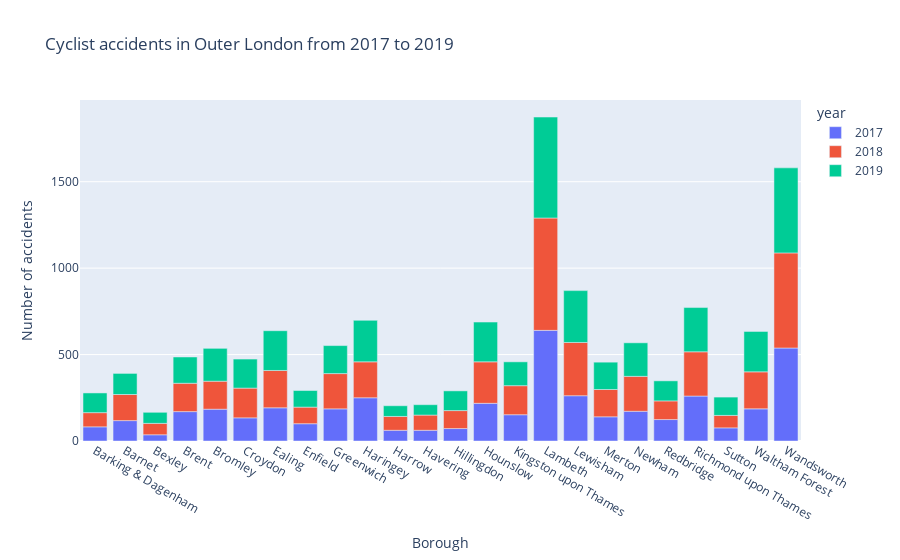

Notebook code for this chart:
### Code cell
df1 = accidents_totalcycle_outer

fig = px.bar(df1,
             x="borough",
             y="total_accidents",
             color="year",
             labels={"borough": "Borough",
                     "total_accidents": "Number of accidents"},
             title="Cyclist accidents in Outer London from 2017 to 2019")
fig.show()

### Figure 1 — Plotly figure (JSON) as saved in the notebook; plotly's stock layout.template omitted (floating-point values rounded to 4 significant figures)
{"data": [{"alignmentgroup": "True", "hovertemplate": "year=2017<br>Borough=%{x}<br>Number of accidents=%{y}<extra></extra>", "legendgroup": "2017", "marker": {"color": "#636efa"}, "name": "2017", "offsetgroup": "2017", "orientation": "v", "showlegend": true, "textposition": "auto", "type": "bar", "x": ["Barking & Dagenham", "Barnet", "Bexley", "Brent", "Bromley", "Croydon", "Ealing", "Enfield", "Greenwich", "Haringey", "Harrow", "Havering", "Hillingdon", "Hounslow", "Kingston upon Thames", "Lambeth", "Lewisham", "Merton", "Newham", "Redbridge", "Richmond upon Thames", "Sutton", "Waltham Forest", "Wandsworth"], "xaxis": "x", "y": [82, 118, 36, 170, 184, 134, 192, 100, 186, 250, 62, 62, 72, 218, 152, 640, 262, 140, 172, 124, 260, 76, 186, 538], "yaxis": "y"}, {"alignmentgroup": "True", "hovertemplate": "year=2018<br>Borough=%{x}<br>Number of accidents=%{y}<extra></extra>", "legendgroup": "2018", "marker": {"color": "#EF553B"}, "name": "2018", "offsetgroup": "2018", "orientation": "v", "showlegend": true, "textposition": "auto", "type": "bar", "x": ["Barking & Dagenham", "Barnet", "Bexley", "Brent", "Bromley", "Croydon", "Ealing", "Enfield", "Greenwich", "Haringey", "Harrow", "Havering", "Hillingdon", "Hounslow", "Kingston upon Thames", "Lambeth", "Lewisham", "Merton", "Newham", "Redbridge", "Richmond upon Thames", "Sutton", "Waltham Forest", "Wandsworth"], "xaxis": "x", "y": [82, 151, 66, 164, 162, 172, 216, 96, 204, 208, 80, 88, 104, 240, 168, 650, 308, 158, 202, 108, 256, 72, 214, 550], "yaxis": "y"}, {"alignmentgroup": "True", "hovertemplate": "year=2019<br>Borough=%{x}<br>Number of accidents=%{y}<extra></extra>", "legendgroup": "2019", "marker": {"color": "#00cc96"}, "name": "2019", "offsetgroup": "2019", "orientation": "v", "showlegend": true, "textposition": "auto", "type": "bar", "x": ["Barking & Dagenham", "Barnet", "Bexley", "Brent", "Bromley", "Croydon", "Ealing", "Enfield", "Greenwich", "Haringey", "Harrow", "Havering", "Hillingdon", "Hounslow", "Kingston upon Thames", "Lambeth", "Lewisham", "Merton", "Newham", "Redbridge", "Richmond upon Thames", "Sutton", "Waltham Forest", "Wandsworth"], "xaxis": "x", "y": [114, 122, 64, 152, 190, 168, 230, 96, 162, 240, 62, 60, 114, 230, 138, 584, 300, 158, 194, 116, 256, 106, 234, 492], "yaxis": "y"}], "layout": {"barmode": "relative", "legend": {"title": {"text": "year"}, "tracegroupgap": 0}, "title": {"text": "Cyclist accidents in Outer London from 2017 to 2019"}, "xaxis": {"anchor": "y", "domain": [0, 1], "title": {"text": "Borough"}}, "yaxis": {"anchor": "x", "domain": [0, 1], "title": {"text": "Number of accidents"}}}}
